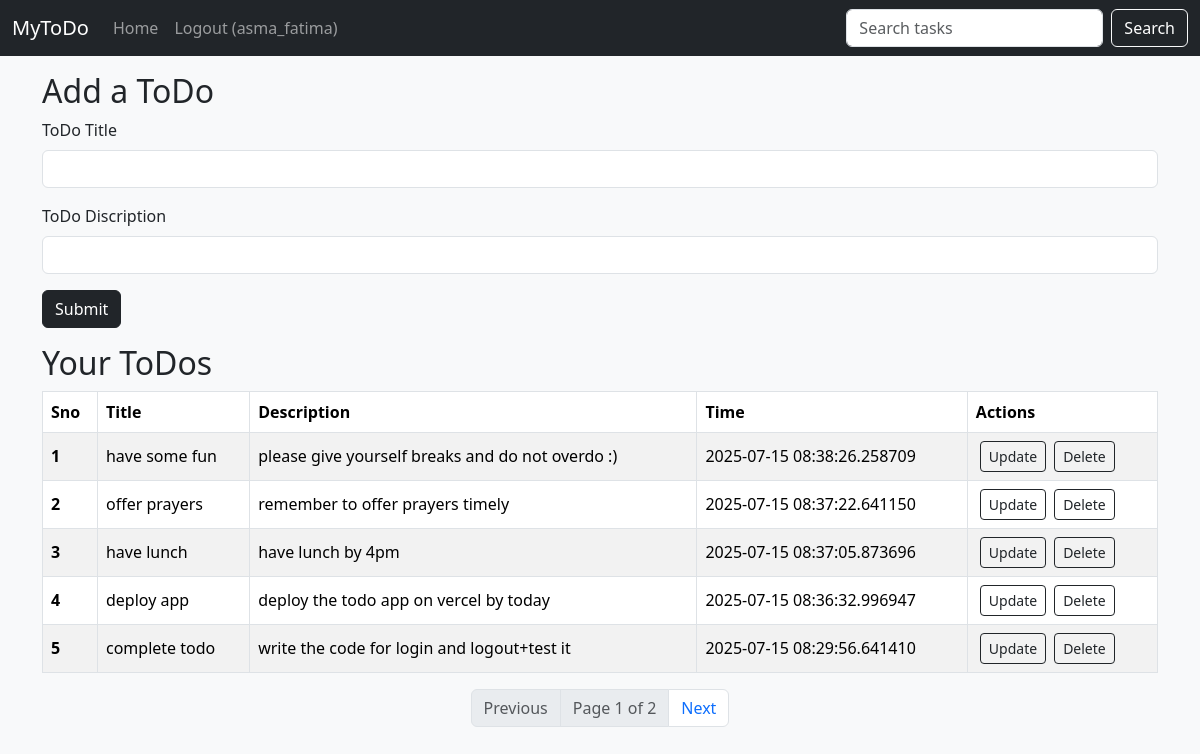
Screenshot of / (signed in) with the database file from the repository.
### models.py (models this page shows)
class Todo(db.Model):
    sno = db.Column(db.Integer, primary_key=True)
    title = db.Column(db.String(200), nullable=False)
    desc = db.Column(db.String(200), nullable=False)
    date_created = db.Column(db.DateTime, default=datetime.utcnow)
    user_id = db.Column(db.Integer, db.ForeignKey('user.id'), nullable=False)

### app.py (the view, shortened to what this page needs)
@app.route("/", methods=["GET", "POST"])
def hello_world():
    if "user_id" not in session:
        return redirect("/login")
    search_query = request.args.get("q", "")
    page = request.args.get("page", 1, type=int)
    per_page = 5
    query = Todo.query.filter_by(user_id=session["user_id"])
    if search_query:
        query = query.filter(
            Todo.title.ilike(f"%{search_query}%") | Todo.desc.ilike(f"%{search_query}%")
        )
    pagination = query.order_by(Todo.date_created.desc()).paginate(page=page, per_page=per_page)
    todos = pagination.items
    return render_template("index.html", allTodo=todos, pagination=pagination, search_query=search_query)

### templates/index.html (shortened to what this page needs)
{% extends 'base.html' %}
{% block body %}
<div class="container my-3">
  <h2>Add a ToDo</h2>
  <form action="/" method="POST">
    <div class="mb-3">
      <label for="title" class="form-label">ToDo Title</label>
      <input type="text" class="form-control" name="title" id="title" aria-describedby="emailHelp">
    </div>
    <div class="mb-3">
      <label for="desc" class="form-label">ToDo Discription</label>
      <input type="text" class="form-control" name="desc" id="desc">
    </div>
    <button type="submit" class="btn btn-dark">Submit</button>
  </form>
</div>
<div class="container my-3">
  <h2>Your ToDos</h2>
  {% if allTodo|length==0 %}
  <div class="alert alert-dark" role="alert">
    No records found! Add your first record NOW!
  </div>
  {% else %}
  <table class="table table-striped table-hover table-bordered align-middle">
    <thead>
      <tr>
        <th scope="col">Sno</th>
        <th scope="col">Title</th>
        <th scope="col">Description</th>
        <th scope="col">Time</th>
        <th scope="col">Actions</th>
      </tr>
    </thead>
    <tbody>
      {% for todo in allTodo %}
      <tr>
        <th scope="row">{{loop.index}}</th>
        <td>{{todo.title}}</td>
        <td>{{todo.desc}}</td>
        <td>{{todo.date_created}}</td>
        <td>
          <a href="/update/{{todo.sno}}" <button type="button" class="btn btn-outline-dark btn-sm mx-1">Update</button>
            <a href="/delete/{{todo.sno}}" <button type="button"
              class="btn btn-outline-dark btn-sm mx-1">Delete</button>
        </td>
      </tr>
      {% endfor %}
    </tbody>
  </table>
  <nav aria-label="Page navigation">
    <ul class="pagination justify-content-center">
      {% if pagination.has_prev %}
      <li class="page-item">
        <a class="page-link" href="?q={{ search_query }}&page={{ pagination.prev_num }}">Previous</a>
      </li>
      {% else %}
      <li class="page-item disabled"><span class="page-link">Previous</span></li>
      {% endif %}
      <li class="page-item disabled">
        <span class="page-link">Page {{ pagination.page }} of {{ pagination.pages }}</span>
      </li>
      {% if pagination.has_next %}
      <li class="page-item">
        <a class="page-link" href="?q={{ search_query }}&page={{ pagination.next_num }}">Next</a>
      </li>
      {% else %}
      <li class="page-item disabled"><span class="page-link">Next</span></li>
      {% endif %}
    </ul>
  </nav>
  {% endif %}
</div>
{% endblock body %}

### templates/base.html (shortened to what this page needs)
<!doctype html>
<html lang="en">
<head>
    <link href="https://cdn.jsdelivr.net/npm/bootstrap@5.3.7/dist/css/bootstrap.min.css" rel="stylesheet"
>
</head>
<body class="bg-light">
    <nav class="navbar navbar-expand-lg  navbar-dark bg-dark">
        <div class="container-fluid">
            <a class="navbar-brand" href="/">MyToDo</a>
            <div class="collapse navbar-collapse" id="navbarSupportedContent">
                <ul class="navbar-nav me-auto mb-2 mb-lg-0">
                    <li class="nav-item">
                        <a class="nav-link" href="/">Home</a>
                    </li>
                    {% if session.username %}
                    <li class="nav-item">
                        <a class="nav-link" href="/logout">Logout ({{ session.username }})</a>
                    </li>
                    {% endif %}
                </ul>
                {% if session.user_id %}
                <form class="d-flex" role="search" method="GET" action="/">
                    <input class="form-control me-2" type="search" name="q" placeholder="Search tasks"
                        aria-label="Search">
                    <button class="btn btn-outline-light text-white" type="submit">Search</button>
                </form>
                {% endif %}
            </div>
        </div>
    </nav>
    {% block body %}
    {% endblock body %}
</body>
</html>

### rows the page displays
Todo: title "have some fun", desc "please give yourself breaks and do not overdo :)", date_created "2025-07-15 08:38:26.258709"
Todo: title "offer prayers", desc "remember to offer prayers timely", date_created "2025-07-15 08:37:22.641150"
Todo: title "have lunch", desc "have lunch by 4pm", date_created "2025-07-15 08:37:05.873696"
Todo: title "deploy app", desc "deploy the todo app on vercel by today", date_created "2025-07-15 08:36:32.996947"
Todo: title "complete todo", desc "write the code for login and logout+test it", date_created "2025-07-15 08:29:56.641410"

### other values shown
{{ session.username }} "asma_fatima"
{{ pagination.page }} "1"
{{ pagination.pages }} "2"
